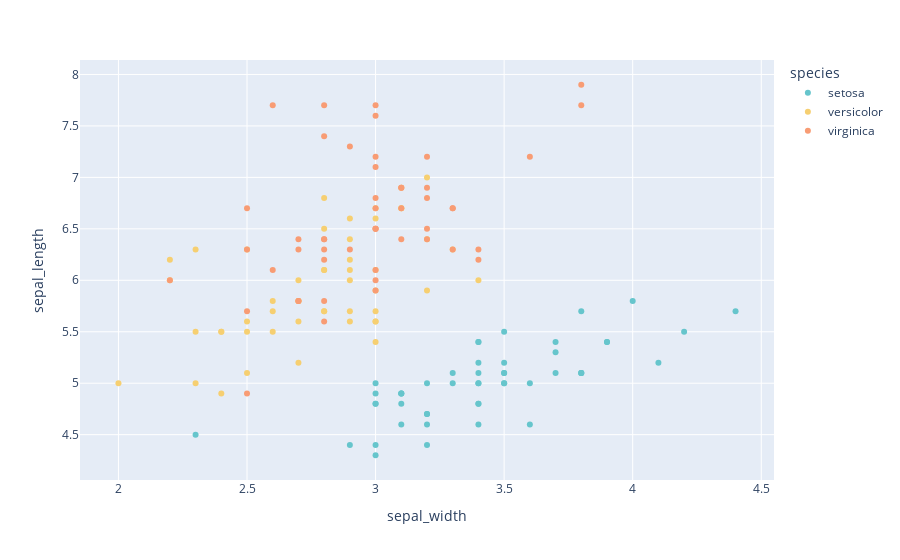

Notebook code cell kept with this figure:
### Code cell
# Discrete sequence
fig = px.scatter(df, x = "sepal_width", y = "sepal_length", color = "species",
                 color_discrete_sequence = px.colors.qualitative.Pastel)
fig.show()

### Figure 1 — Plotly figure (JSON) as saved in the notebook; plotly's stock layout.template omitted (floating-point values rounded to 4 significant figures)
{"data": [{"hovertemplate": "species=setosa<br>sepal_width=%{x}<br>sepal_length=%{y}<extra></extra>", "legendgroup": "setosa", "marker": {"color": "rgb(102, 197, 204)", "symbol": "circle"}, "mode": "markers", "name": "setosa", "orientation": "v", "showlegend": true, "type": "scatter", "x": [3.5, 3, 3.2, 3.1, 3.6, 3.9, 3.4, 3.4, 2.9, 3.1, 3.7, 3.4, 3, 3, 4, 4.4, 3.9, 3.5, 3.8, 3.8, 3.4, 3.7, 3.6, 3.3, 3.4, 3, 3.4, 3.5, 3.4, 3.2, 3.1, 3.4, 4.1, 4.2, 3.1, 3.2, 3.5, 3.1, 3, 3.4, 3.5, 2.3, 3.2, 3.5, 3.8, 3, 3.8, 3.2, 3.7, 3.3], "xaxis": "x", "y": [5.1, 4.9, 4.7, 4.6, 5, 5.4, 4.6, 5, 4.4, 4.9, 5.4, 4.8, 4.8, 4.3, 5.8, 5.7, 5.4, 5.1, 5.7, 5.1, 5.4, 5.1, 4.6, 5.1, 4.8, 5, 5, 5.2, 5.2, 4.7, 4.8, 5.4, 5.2, 5.5, 4.9, 5, 5.5, 4.9, 4.4, 5.1, 5, 4.5, 4.4, 5, 5.1, 4.8, 5.1, 4.6, 5.3, 5], "yaxis": "y"}, {"hovertemplate": "species=versicolor<br>sepal_width=%{x}<br>sepal_length=%{y}<extra></extra>", "legendgroup": "versicolor", "marker": {"color": "rgb(246, 207, 113)", "symbol": "circle"}, "mode": "markers", "name": "versicolor", "orientation": "v", "showlegend": true, "type": "scatter", "x": [3.2, 3.2, 3.1, 2.3, 2.8, 2.8, 3.3, 2.4, 2.9, 2.7, 2, 3, 2.2, 2.9, 2.9, 3.1, 3, 2.7, 2.2, 2.5, 3.2, 2.8, 2.5, 2.8, 2.9, 3, 2.8, 3, 2.9, 2.6, 2.4, 2.4, 2.7, 2.7, 3, 3.4, 3.1, 2.3, 3, 2.5, 2.6, 3, 2.6, 2.3, 2.7, 3, 2.9, 2.9, 2.5, 2.8], "xaxis": "x", "y": [7, 6.4, 6.9, 5.5, 6.5, 5.7, 6.3, 4.9, 6.6, 5.2, 5, 5.9, 6, 6.1, 5.6, 6.7, 5.6, 5.8, 6.2, 5.6, 5.9, 6.1, 6.3, 6.1, 6.4, 6.6, 6.8, 6.7, 6, 5.7, 5.5, 5.5, 5.8, 6, 5.4, 6, 6.7, 6.3, 5.6, 5.5, 5.5, 6.1, 5.8, 5, 5.6, 5.7, 5.7, 6.2, 5.1, 5.7], "yaxis": "y"}, {"hovertemplate": "species=virginica<br>sepal_width=%{x}<br>sepal_length=%{y}<extra></extra>", "legendgroup": "virginica", "marker": {"color": "rgb(248, 156, 116)", "symbol": "circle"}, "mode": "markers", "name": "virginica", "orientation": "v", "showlegend": true, "type": "scatter", "x": [3.3, 2.7, 3, 2.9, 3, 3, 2.5, 2.9, 2.5, 3.6, 3.2, 2.7, 3, 2.5, 2.8, 3.2, 3, 3.8, 2.6, 2.2, 3.2, 2.8, 2.8, 2.7, 3.3, 3.2, 2.8, 3, 2.8, 3, 2.8, 3.8, 2.8, 2.8, 2.6, 3, 3.4, 3.1, 3, 3.1, 3.1, 3.1, 2.7, 3.2, 3.3, 3, 2.5, 3, 3.4, 3], "xaxis": "x", "y": [6.3, 5.8, 7.1, 6.3, 6.5, 7.6, 4.9, 7.3, 6.7, 7.2, 6.5, 6.4, 6.8, 5.7, 5.8, 6.4, 6.5, 7.7, 7.7, 6, 6.9, 5.6, 7.7, 6.3, 6.7, 7.2, 6.2, 6.1, 6.4, 7.2, 7.4, 7.9, 6.4, 6.3, 6.1, 7.7, 6.3, 6.4, 6, 6.9, 6.7, 6.9, 5.8, 6.8, 6.7, 6.7, 6.3, 6.5, 6.2, 5.9], "yaxis": "y"}], "layout": {"legend": {"title": {"text": "species"}, "tracegroupgap": 0}, "margin": {"t": 60}, "xaxis": {"anchor": "y", "domain": [0, 1], "title": {"text": "sepal_width"}}, "yaxis": {"anchor": "x", "domain": [0, 1], "title": {"text": "sepal_length"}}}}
